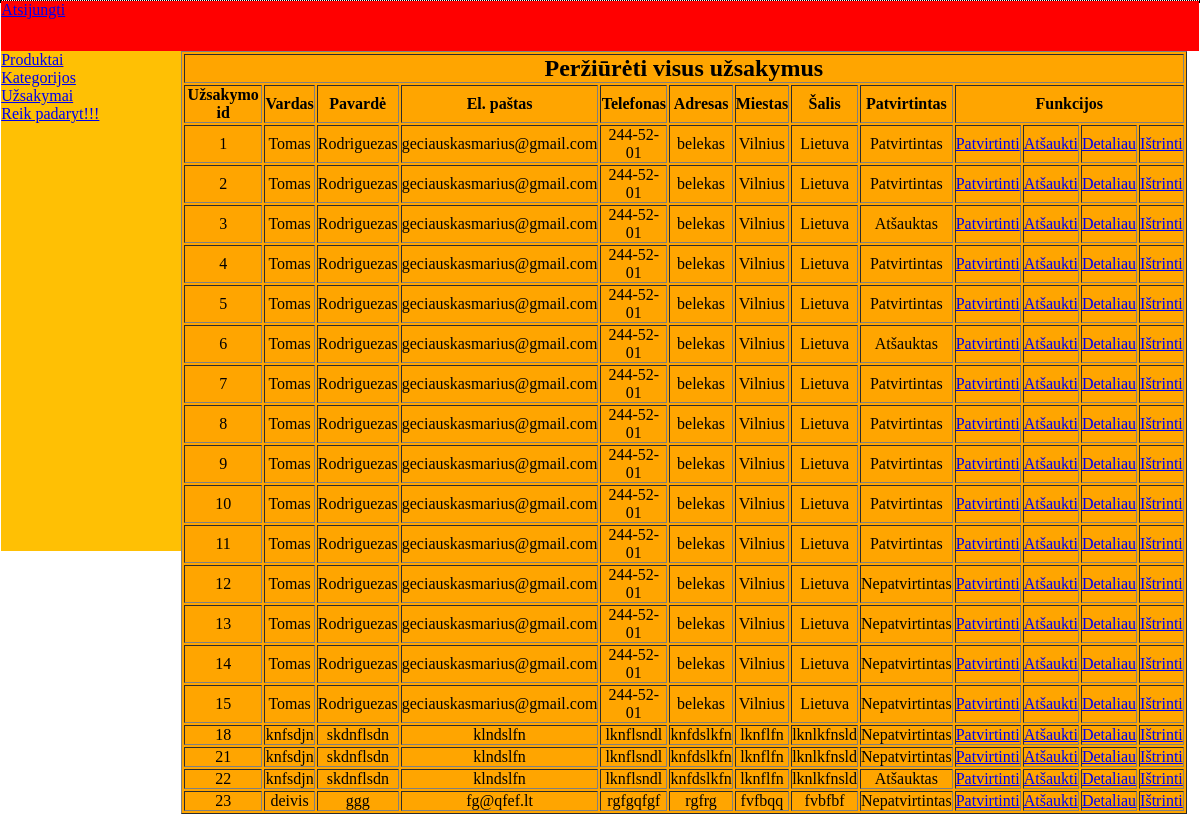
Page /admin/index.php?page=orders (signed in) on the committed database.
### tables this page shows
CREATE TABLE IF NOT EXISTS `orders` (
`order_id` int(8) NOT NULL,
  `user_id` int(8) NOT NULL,
  `order_confirmed` int(8) NOT NULL DEFAULT '0'
);

CREATE TABLE IF NOT EXISTS `users` (
`user_id` int(8) NOT NULL,
  `user_nickname` varchar(50) NOT NULL,
  `user_password` varchar(50) NOT NULL,
  `user_name` varchar(50) NOT NULL,
  `user_surname` varchar(50) NOT NULL,
  `user_email` varchar(50) NOT NULL,
  `user_address` varchar(50) NOT NULL,
  `user_phone` varchar(50) NOT NULL,
  `user_city` varchar(50) NOT NULL,
  `user_country` varchar(50) NOT NULL
);

### admin/includes/orders.php (the view, shortened to what this page needs)
 <table align="center" bgcolor="orange" width="100%" border="1">
<tr>
<td colspan="15" align="center"><h2>Peržiūrėti visus užsakymus</h2></td>
</tr>
<tr>
	<th>Užsakymo id</th>
	<th>Vardas</th>
	<th>Pavardė</th>
	<th>El. paštas</th>
	<th>Telefonas</th>
	<th>Adresas</th>
	<th>Miestas</th>
	<th>Šalis</th>
	<th>Patvirtintas</th>
	<th colspan="4">Funkcijos</th>
</tr>
<?php
	include("connector.php");
	$query = "select orders.order_id, users.user_name,users.user_surname,users.user_email,users.user_address,users.user_phone,users.user_city,users.user_country,orders.order_confirmed from users,orders where orders.user_id = users.user_id";
	$run_query=mysqli_query($con,$query);
	while($row_elem=mysqli_fetch_array($run_query)){
		$order_id=$row_elem['order_id'];
		$user_name = $row_elem['user_name'];
		$user_surname = $row_elem['user_surname'];
		$user_email = $row_elem['user_email'];
		$user_phone = $row_elem['user_phone'];
		$user_address = $row_elem['user_address'];
		$user_city = $row_elem['user_city'];
		$user_country = $row_elem['user_country'];
		$confirmed = $row_elem['order_confirmed'];
?>
		<tr align="center">
		<td><?php echo $order_id?></td>
		<td><?php echo $user_name?></td>
		<td><?php echo $user_surname?></td>
		<td><?php echo $user_email?></td>
		<td><?php echo $user_phone?></td>
		<td><?php echo $user_address?></td>
		<td><?php echo $user_city?></td>
		<td><?php echo $user_country?></td>
	    <td>
	    <?php
	    	switch ($confirmed) {
	    		case 0:
	    			echo "Nepatvirtintas";
	    			break;
	    			case 1:
	    			echo "Patvirtintas";
	    			break;
	    			case 2:
	    			echo "Atšauktas";
	    			break;
	    	}
	    ?>
	    </td>
		<td><a href="includes/approve.php?order_id=<?php echo $order_id ?>&activity=1">Patvirtinti</a></td>
		<td><a href="includes/approve.php?order_id=<?php echo $order_id ?>&activity=2">Atšaukti</a></td>
		<td><a href="index.php?page=order_details&order_id=<?php echo $order_id ?>">Detaliau</a></td>
		<td><a href="includes/delete_order.php?delete_order=<?php echo $order_id ?>">Ištrinti</a></td>
<?php } ?>
</tr>
</table>

### admin/style.css (style rules this page uses)
* { padding: 0; margin: 0; }

### rows in the picture
orders: order_id "1", user.user_name "Tomas", user.user_surname "Rodriguezas", user.user_email "geciauskasmarius@gmail.com", user.user_phone "244-52-01", user.user_address "belekas", user.user_city "Vilnius", user.user_country "Lietuva", order_confirmed "Patvirtintas"
orders: order_id "2", user.user_name "Tomas", user.user_surname "Rodriguezas", user.user_email "geciauskasmarius@gmail.com", user.user_phone "244-52-01", user.user_address "belekas", user.user_city "Vilnius", user.user_country "Lietuva", order_confirmed "Patvirtintas"
orders: order_id "3", user.user_name "Tomas", user.user_surname "Rodriguezas", user.user_email "geciauskasmarius@gmail.com", user.user_phone "244-52-01", user.user_address "belekas", user.user_city "Vilnius", user.user_country "Lietuva", order_confirmed "Atšauktas"
orders: order_id "4", user.user_name "Tomas", user.user_surname "Rodriguezas", user.user_email "geciauskasmarius@gmail.com", user.user_phone "244-52-01", user.user_address "belekas", user.user_city "Vilnius", user.user_country "Lietuva", order_confirmed "Patvirtintas"
orders: order_id "5", user.user_name "Tomas", user.user_surname "Rodriguezas", user.user_email "geciauskasmarius@gmail.com", user.user_phone "244-52-01", user.user_address "belekas", user.user_city "Vilnius", user.user_country "Lietuva", order_confirmed "Patvirtintas"
orders: order_id "6", user.user_name "Tomas", user.user_surname "Rodriguezas", user.user_email "geciauskasmarius@gmail.com", user.user_phone "244-52-01", user.user_address "belekas", user.user_city "Vilnius", user.user_country "Lietuva", order_confirmed "Atšauktas"
orders: order_id "7", user.user_name "Tomas", user.user_surname "Rodriguezas", user.user_email "geciauskasmarius@gmail.com", user.user_phone "244-52-01", user.user_address "belekas", user.user_city "Vilnius", user.user_country "Lietuva", order_confirmed "Patvirtintas"
orders: order_id "8", user.user_name "Tomas", user.user_surname "Rodriguezas", user.user_email "geciauskasmarius@gmail.com", user.user_phone "244-52-01", user.user_address "belekas", user.user_city "Vilnius", user.user_country "Lietuva", order_confirmed "Patvirtintas"
orders: order_id "9", user.user_name "Tomas", user.user_surname "Rodriguezas", user.user_email "geciauskasmarius@gmail.com", user.user_phone "244-52-01", user.user_address "belekas", user.user_city "Vilnius", user.user_country "Lietuva", order_confirmed "Patvirtintas"
orders: order_id "10", user.user_name "Tomas", user.user_surname "Rodriguezas", user.user_email "geciauskasmarius@gmail.com", user.user_phone "244-52-01", user.user_address "belekas", user.user_city "Vilnius", user.user_country "Lietuva", order_confirmed "Patvirtintas"
orders: order_id "11", user.user_name "Tomas", user.user_surname "Rodriguezas", user.user_email "geciauskasmarius@gmail.com", user.user_phone "244-52-01", user.user_address "belekas", user.user_city "Vilnius", user.user_country "Lietuva", order_confirmed "Patvirtintas"
orders: order_id "12", user.user_name "Tomas", user.user_surname "Rodriguezas", user.user_email "geciauskasmarius@gmail.com", user.user_phone "244-52-01", user.user_address "belekas", user.user_city "Vilnius", user.user_country "Lietuva", order_confirmed "Nepatvirtintas"
orders: order_id "13", user.user_name "Tomas", user.user_surname "Rodriguezas", user.user_email "geciauskasmarius@gmail.com", user.user_phone "244-52-01", user.user_address "belekas", user.user_city "Vilnius", user.user_country "Lietuva", order_confirmed "Nepatvirtintas"
orders: order_id "14", user.user_name "Tomas", user.user_surname "Rodriguezas", user.user_email "geciauskasmarius@gmail.com", user.user_phone "244-52-01", user.user_address "belekas", user.user_city "Vilnius", user.user_country "Lietuva", order_confirmed "Nepatvirtintas"
orders: order_id "15", user.user_name "Tomas", user.user_surname "Rodriguezas", user.user_email "geciauskasmarius@gmail.com", user.user_phone "244-52-01", user.user_address "belekas", user.user_city "Vilnius", user.user_country "Lietuva", order_confirmed "Nepatvirtintas"
orders: order_id "18", user.user_name "knfsdjn", user.user_surname "skdnflsdn", user.user_email "klndslfn", user.user_phone "lknflsndl", user.user_address "knfdslkfn", user.user_city "lknflfn", user.user_country "lknlkfnsld", order_confirmed "Nepatvirtintas"
orders: order_id "21", user.user_name "knfsdjn", user.user_surname "skdnflsdn", user.user_email "klndslfn", user.user_phone "lknflsndl", user.user_address "knfdslkfn", user.user_city "lknflfn", user.user_country "lknlkfnsld", order_confirmed "Nepatvirtintas"
orders: order_id "22", user.user_name "knfsdjn", user.user_surname "skdnflsdn", user.user_email "klndslfn", user.user_phone "lknflsndl", user.user_address "knfdslkfn", user.user_city "lknflfn", user.user_country "lknlkfnsld", order_confirmed "Atšauktas"
orders: order_id "23", user.user_name "deivis", user.user_surname "ggg", user.user_email "fg@qfef.lt", user.user_phone "rgfgqfgf", user.user_address "rgfrg", user.user_city "fvfbqq", user.user_country "fvbfbf", order_confirmed "Nepatvirtintas"
